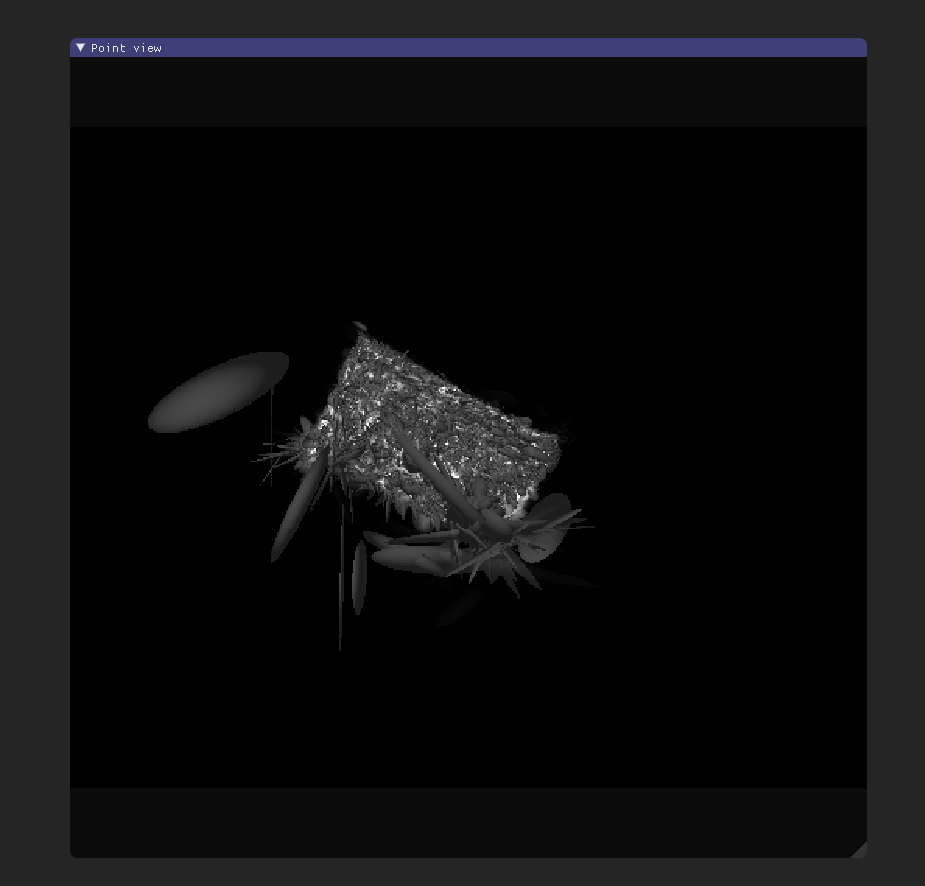
#> input picture images/PixPin_2025-11-06_10-19-35.png, 925 x 886 px
$ python extract_object_mask_smart.py --rgb_dir images --depth_dir images --output_dir out
#> lines starting #> are read from the running program, lines starting #| are printed output that depends on the picture
#!/usr/bin/env python3
"""
智能物体mask提取：结合RGB和深度信息
使用GrabCut + 深度聚类，无需额外依赖
"""

import cv2
import numpy as np
import os
import argparse
from pathlib import Path


class SmartMaskExtractor:
    """智能mask提取器"""

    def __init__(self):
        self.rect = None
        self.drawing = False
        self.ix, self.iy = -1, -1

    # [20 lines left out: function draw_rectangle, not called in this run]

    def get_object_roi(self, rgb_image):
        """让用户框选目标物体"""
        display = rgb_image.copy()
        window_name = "框选目标物体 | 拖动鼠标框选，按q完成"

        cv2.namedWindow(window_name)
        cv2.setMouseCallback(window_name, self.draw_rectangle, (display, window_name))

        print("\n=== 框选目标物体 ===")
        print("1. 按住鼠标左键拖动，框选目标物体")
        print("2. 按 'q' 键确认选择")
        print("3. 按 'r' 键重新框选")

        while True:
            cv2.imshow(window_name, display)
            key = cv2.waitKey(1) & 0xFF

            if key == ord('q') and self.rect is not None:
                break
            elif key == ord('r'):
                display = rgb_image.copy()
                self.rect = None
                print("已重置，请重新框选")

        cv2.destroyAllWindows()
        return self.rect

    # [57 lines left out: function extract_mask_grabcut, not called in this run]


def extract_masks_smart(rgb_dir, depth_dir, output_dir):
    """智能提取所有帧的mask"""
#> called with rgb_dir = 'images', depth_dir = 'images', output_dir = 'out'

    extractor = SmartMaskExtractor()

    rgb_files = sorted(Path(rgb_dir).glob('*.png'))
    depth_files = sorted(Path(depth_dir).glob('*.png'))

    print(f"\n找到 {len(rgb_files)} 张RGB图像")
    print(f"找到 {len(depth_files)} 张深度图")

    # 在第一帧上框选物体
    first_rgb = cv2.imread(str(rgb_files[0]))
#> first_rgb is the input picture: shape (886, 925, 3); mean B, G, R 15.3, 14, 14
    first_depth = cv2.imread(str(depth_files[0]), cv2.IMREAD_ANYDEPTH)
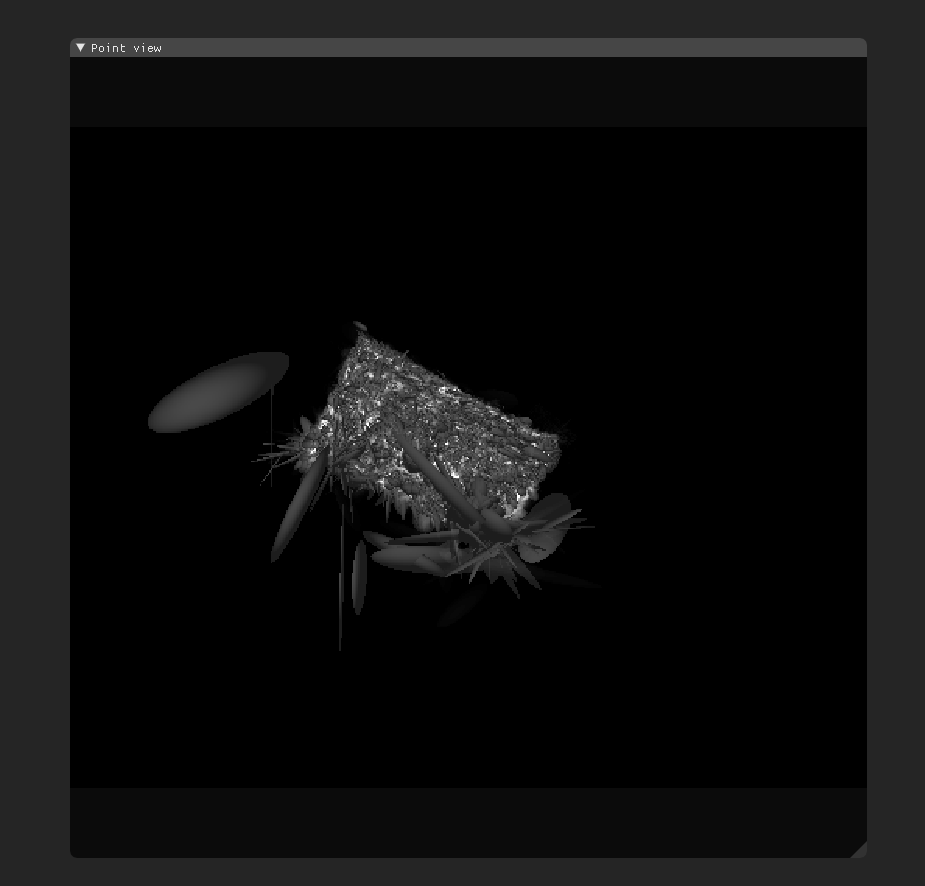
#> first_depth: shape (886, 925); min 0, max 255, mean 14.2

    print("\n在第一帧上框选目标物体...")
    rect = extractor.get_object_roi(first_rgb)
#> (key q is pressed here)

    print(f"选择区域: {rect}")

    # 生成第一帧mask
    reference_mask = extractor.extract_mask_grabcut(first_rgb, first_depth, rect)

    # 可视化第一帧结果
    result = first_rgb.copy()
    result[reference_mask == 1] = result[reference_mask == 1] * 0.5 + np.array([0, 255, 0]) * 0.5
    cv2.imshow("第一帧分割结果 (按任意键继续)", result.astype(np.uint8))
    cv2.waitKey(0)
    cv2.destroyAllWindows()

    # 计算参考深度范围（用于后续帧）
    ref_depth_m = first_depth.astype(np.float32) / 5000.0
    ref_depths = ref_depth_m[reference_mask == 1]
    ref_depths = ref_depths[ref_depths > 0]
    depth_mean = np.median(ref_depths)
    depth_std = np.std(ref_depths)

    print(f"\n参考深度: {depth_mean:.2f}m ± {depth_std:.2f}m")
    print(f"将使用此深度范围处理其他帧...")

    # 处理所有帧
    os.makedirs(output_dir, exist_ok=True)

    for idx, (rgb_file, depth_file) in enumerate(zip(rgb_files, depth_files)):
        rgb = cv2.imread(str(rgb_file))
        depth = cv2.imread(str(depth_file), cv2.IMREAD_ANYDEPTH)

        if idx == 0:
            # 第一帧已经处理过
            mask = reference_mask
        else:
            # 后续帧：使用同样的rect + 深度约束
            mask = extractor.extract_mask_grabcut(rgb, depth, rect)

        # 保存mask
        output_path = os.path.join(output_dir, rgb_file.name)
        cv2.imwrite(output_path, mask * 255)

        if (idx + 1) % 20 == 0:
            print(f"  进度: {idx+1}/{len(rgb_files)}")

    print(f"\n✓ 完成！Mask保存到: {output_dir}")

    # 统计覆盖率
    coverage = (reference_mask > 0).sum() / reference_mask.size * 100
    print(f"第一帧覆盖率: {coverage:.1f}%")


if __name__ == '__main__':
    parser = argparse.ArgumentParser(description='智能物体mask提取')
    parser.add_argument('--rgb_dir', required=True, help='RGB图像目录')
    parser.add_argument('--depth_dir', required=True, help='深度图目录')
    parser.add_argument('--output_dir', required=True, help='输出mask目录')

    args = parser.parse_args()

    extract_masks_smart(args.rgb_dir, args.depth_dir, args.output_dir)

$ run again, on images/PixPin_2025-11-06_11-10-35.png
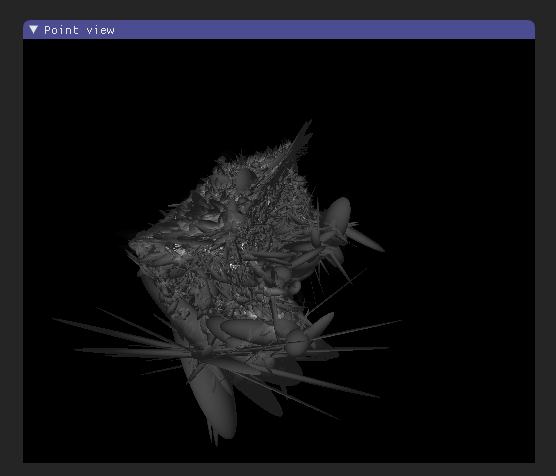
#> input picture images/PixPin_2025-11-06_11-10-35.png, 556 x 476 px
#> in extract_masks_smart, first_rgb is the input picture: shape (476, 556, 3); mean B, G, R 19, 16.4, 16.4
#> in extract_masks_smart, `first_depth = cv2.imread(str(depth_files[0]), cv2.IMREAD_ANYDEPTH)`:
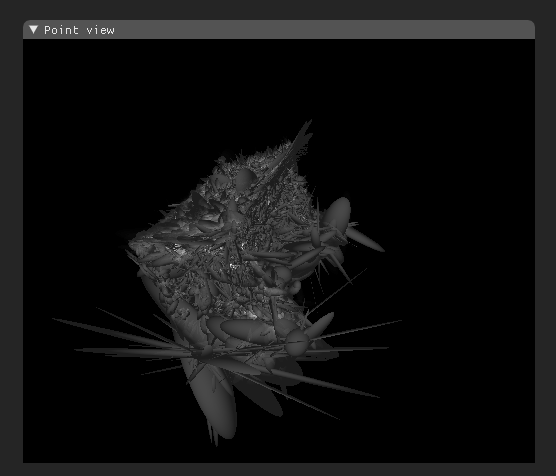
#> first_depth: shape (476, 556); min 0, max 255, mean 16.7

$ run again, on images/PixPin_2025-11-06_14-56-36.png
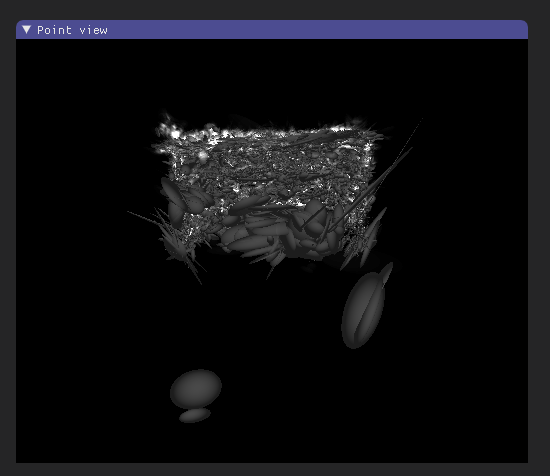
#> input picture images/PixPin_2025-11-06_14-56-36.png, 550 x 476 px
#> in extract_masks_smart, first_rgb is the input picture: shape (476, 550, 3); mean B, G, R 17.9, 15.3, 15.3
#> in extract_masks_smart, `first_depth = cv2.imread(str(depth_files[0]), cv2.IMREAD_ANYDEPTH)`:
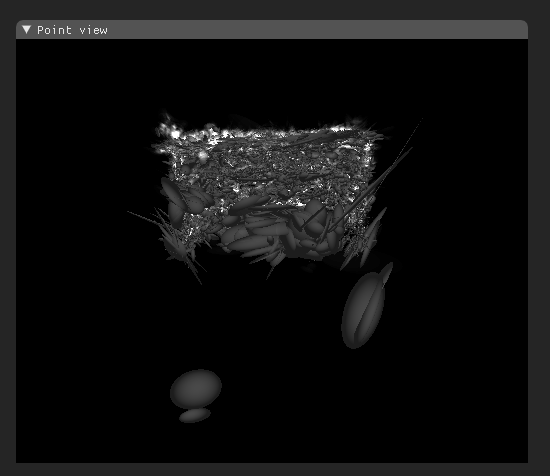
#> first_depth: shape (476, 550); min 0, max 255, mean 15.5

$ run again, on images/PixPin_2025-11-06_17-56-05.png
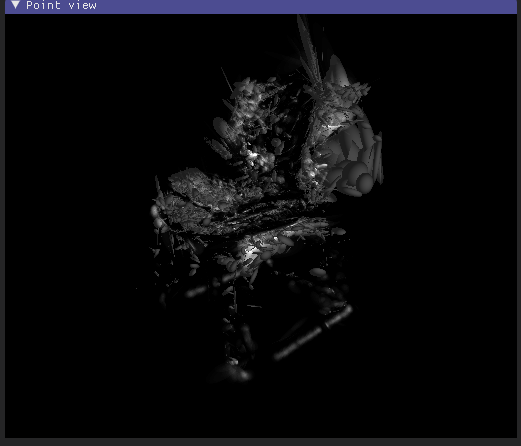
#> input picture images/PixPin_2025-11-06_17-56-05.png, 521 x 446 px
#> in extract_masks_smart, first_rgb is the input picture: shape (446, 521, 3); mean B, G, R 11.7, 9.6, 9.6
#> in extract_masks_smart, `first_depth = cv2.imread(str(depth_files[0]), cv2.IMREAD_ANYDEPTH)`:
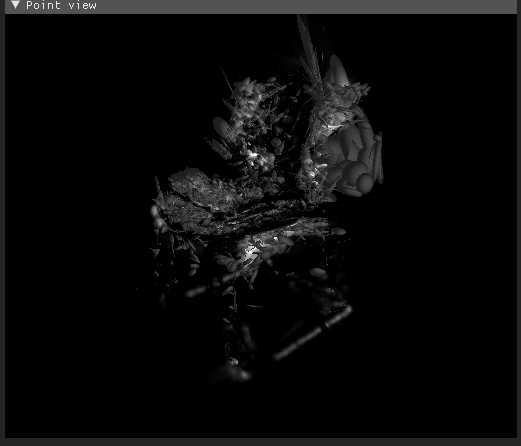
#> first_depth: shape (446, 521); min 0, max 255, mean 9.8
